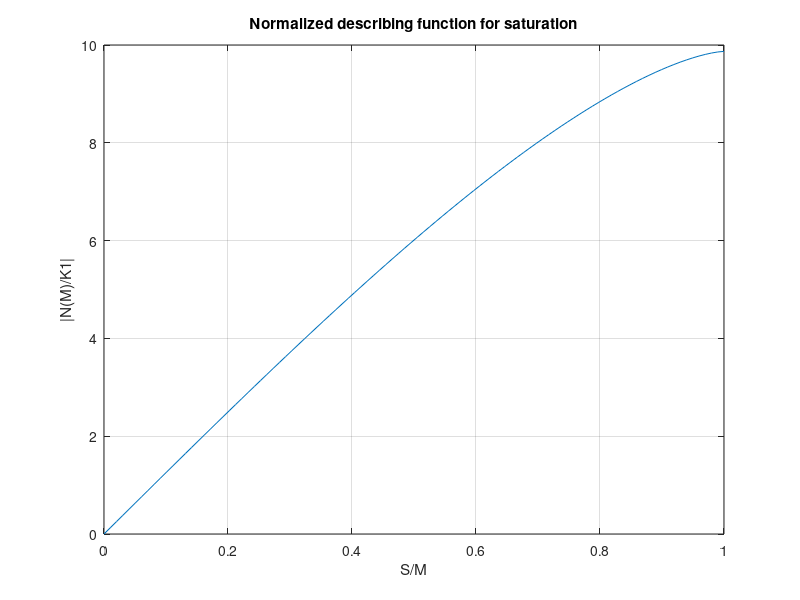

The MATLAB script that drew this image:
sm = linspace(0,1);
nmk = (2*pi)*(sm.*cos(asin(sm))+asin(sm));
plot(sm,nmk); grid; title('Normalized describing function for saturation');
xlabel('S/M'); ylabel('|N(M)/K1|');
